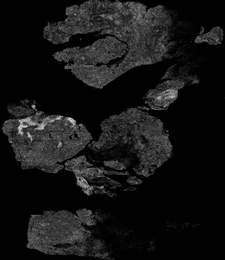
%> input picture data/tile.png, 225 x 260 px, shrunk from 526 x 608 before the run
$ octave main.m   (GNU Octave 9; MATLAB toolbox functions it lacks are replaced by stand-ins)
%> lines starting %> are read from the running program, lines starting %| are printed output that depends on the picture; in (x1, y1, x2, y2) boxes, pixels count from 0 and x2, y2 are one past the last pixel; in counts of white or black regions, pixels touching at a corner belong together; the program's own positions count from 1
### anomaly_detection.m
function [P, J] = anomaly_detection(filepath,  autoSeed, thresVal, seedThresh, minArea,maxAreaRatio, imgscale, maxDist, tfMean, tfFillHoles, tfSimplify)
%> called with filepath = './data/tile.png', autoSeed = true, thresVal = 40, seedThresh = [20 230], minArea = 10

% Syntax:
%   P = anomaly_detection(filepath);
%   P = anomaly_detection(filepath, ridgetag, autoSeed)
%   P = anomaly_detection(..., thresVal, seedThresh, minArea, maxAreaRatio, maxDist, tfMean, tfFillHoles, tfSimpl)
%   [P, J] = anomaly_detection(...);
%
% Inputs:
%     filepath: Path of the intensity image
%     autoSeed: Boolean to indicate whether automate the seeding process {true}
%     thresVal: Absolute threshold level to be included     {5% of max-min}
%   seedThresh: [low, high] low and high bounds used to select seeds for
%               low density and high density areas
%      minArea: Absolute threshold to rule out small regions
% maxAreaRatio: Relative threshold to rule out background/irrelevant
% regions
%     imgscale: downsampling for quick computation               {1.0}
%      maxDist: Maximum distance to the initial position in [px]      {Inf}
%       tfMean: Updates the initial value to the region mean (slow) {false}
%  tfFillHoles: Fills enclosed holes in the binary mask              {true}
%   tfSimplify: Reduces the number of vertices {true, if dpsimplify exists}
%
% Outputs:
%   P: VxN array (with V number of vertices, N number of dimensions)
%      P is the enclosing polygon for all associated pixel/voxel
%   J: Binary mask (with the same size as the input image) indicating
%      1 (true) for associated pixel/voxel and 0 (false) for outside
%
% Requirements:
%   TheMathWorks Image Processing Toolbox for bwboundaries() and axes2pix()
%   Optional: Line Simplification by Wolfgang Schwanghart to reduce the
%             number of polygon vertices (see the MATLAB FileExchange)
%
% Remarks:
%   The queue is not preallocated and the region mean computation is slow.
%   I haven't implemented a preallocation nor a queue counter yet for the
%   sake of clarity, however this would be of course more efficient.
%
% Adapted from Region growing algorithm for intensity images
% contact: kai.wang.magic@gmail.com


% input arguments checking and default values
if nargin > 11
    error('Wrong number of input arguments!')
end

if ~exist('filepath', 'var')
    error('Please specify image file path!')
end

if ~exist('autoSeed', 'var')
    autoSeed= true;
end

if ~exist('seedThresh', 'var')
    seedThresh= [20, 200];
end

if ~exist('minArea', 'var')
    minArea= 10;
end

if ~exist('maxAreaRatio', 'var')
    maxAreaRatio= 0.15;
end

if ~exist('maxDist', 'var') || isempty(maxDist)
    maxDist = Inf;
end

if ~exist('tfMean', 'var') || isempty(tfMean)
    tfMean = false;
end

if ~exist('tfFillHoles', 'var')
    tfFillHoles = true;
end

if ~exist('imgscale', 'var')
    imgscale = 1.0;
end

I= imread(filepath);
%> I is the input picture: size 260x225x3 uint8; min 0, max 217, mean 20.5
I = imresize(I(:,:,1),imgscale); %downsize the image if you want a quick result
%> I: size 260x225 uint8


%% reinforce the edge and smooth the image
Itarget = imadjust(I);
Itarget = ordfilt2(Itarget,1,ones(3,3)); %3-by-3 minimum filter
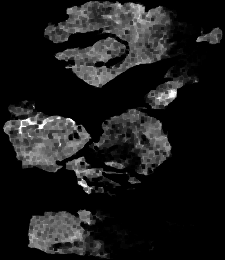
%> Itarget: size 260x225 uint8; min 0, max 255, mean 27.4
Itarget = ordfilt2(Itarget,9,ones(3,3)); %3-by-3 maximum filter
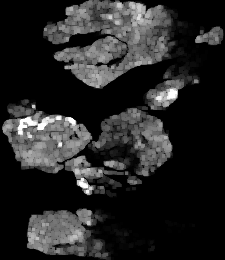
%> Itarget: size 260x225 uint8; min 0, max 255, mean 38.3
Itarget = imclose(Itarget, ones(5));
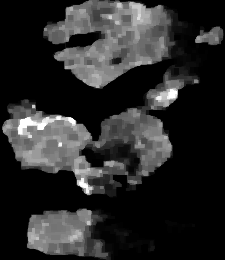
%> Itarget: size 260x225 uint8; min 0, max 255, mean 42
cIM= Itarget;

nseed = 3;              % number of interative seed points
figure, imshow(I, [0 255]), hold all


%% initialize seed points
himage = findobj('Type', 'image');
if isempty(himage)
    himage = imshow(I, []);
end

if autoSeed == false
    % graphical user input for the initial position
    p = ginput(nseed);

    % get the pixel position concerning to the current axes coordinates
    for i=1:nseed
          initPos(i, 1) = round(axes2pix(size(cIM, 2), get(himage, 'XData'), p(i,2)));
          initPos(i, 2) = round(axes2pix(size(cIM, 1), get(himage, 'YData'), p(i,1)));
    end
else
    %automatic seeding
    seedMat= cIM> seedThresh(2);
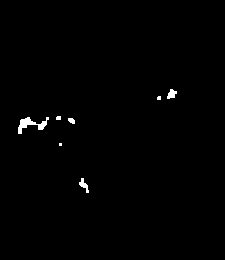
%> seedMat: size 260x225 logical; 0.7% white; 7 white regions (3 under 20 px), largest, box (x1, y1, x2, y2) and area: (18, 117, 49, 134) 208, (79, 178, 89, 193) 65, (167, 89, 177, 99) 64, (68, 118, 75, 124) 32
    seedMat= seedMat | (cIM< seedThresh(1)& cIM >0);
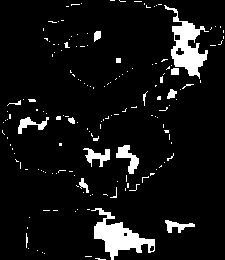
%> seedMat: size 260x225 logical; 7.6% white; 164 white regions (146 under 20 px), largest, box (x1, y1, x2, y2) and area: (91, 208, 155, 260) 1281, (164, 5, 209, 79) 1245, (116, 145, 139, 174) 294

    [initPos(:,1), initPos(:,2)]= find(cIM>seedThresh(2));
    [t1, t2]=find(cIM<seedThresh(1));
%> t1 = 36473 values from 1 to 260; t2 = 36473 values from 1 to 225
    initPos(end+1:end+size(t1,1),:)=[t1, t2];
    nseed= size(initPos,1);
%> nseed = 36885
end

if ~exist('thresVal', 'var') || isempty(thresVal)
    thresVal = double((max(cIM(:)) - min(cIM(:)))) * 0.05;
end


if isequal(ndims(cIM), 2)
    initPos(:,3) = 1;
elseif isequal(ndims(cIM),1) || ndims(cIM) > 3
    error('There are only 2D images and 3D image sets allowed!')
end

[nRow, nCol, nSli] = size(cIM);
%> nRow = 260; nCol = 225; nSli = 1
imSize= nRow*nCol;
%> imSize = 58500
if any(initPos(:) < 1) || any(initPos(:,1) > nRow) || any(initPos(:,2) > nCol)
    error('Initial position out of bounds, please try again!')
end

if thresVal < 0 || maxDist < 0
    error('Threshold and maximum distance values must be positive!')
end

if ~isempty(which('dpsimplify.m'))
    if ~exist('tfSimplify', 'var')
        tfSimplify = true;
    end
    simplifyTolerance = 1;
else
    tfSimplify = false;
end

for iter= 1:nseed
    % check if this seed already was examined
    if seedMat(initPos(iter,1), initPos(iter,2))==0
        continue;
    end
    % initial pixel value
    regVal = double(cIM(initPos(iter,1), initPos(iter,2), initPos(iter,3)));

    % text output with initial parameters
    disp(['RegionGrowing Opening: Initial position (' num2str(initPos(iter,1))...
          '|' num2str(initPos(iter,2)) '|' num2str(initPos(iter,3)) ') with '...
          num2str(regVal) ' as initial pixel value!'])

    % preallocate array
    J = false(nRow, nCol, nSli);

    % add the initial pixel to the queue
    queue = [initPos(iter,1), initPos(iter,2), initPos(iter,3)];


    %%% START OF REGION GROWING ALGORITHM
    while size(queue, 1)
      % the first queue position determines the new values
      xv = queue(1,1);
      yv = queue(1,2);
      zv = queue(1,3);

      % .. and delete the first queue position
      queue(1,:) = [];

      % check the neighbors for the current position
      for i = -1:1
        for j = -1:1
          for k = -1:1

            if xv+i > 0  &&  xv+i <= nRow &&...          % within the x-bounds?
               yv+j > 0  &&  yv+j <= nCol &&...          % within the y-bounds?
               zv+k > 0  &&  zv+k <= nSli &&...          % within the z-bounds?
               any([i, j, k])       &&...      % i/j/k of (0/0/0) is redundant!
               ~J(xv+i, yv+j, zv+k) &&...          % pixelposition already set?
               sqrt( (xv+i-initPos(iter,1))^2 +...
                     (yv+j-initPos(iter,2))^2 +...
                     (zv+k-initPos(iter,3))^2 ) < maxDist &&...   % within distance?
               cIM(xv+i, yv+j, zv+k) <= (regVal + thresVal) &&...% within range
               cIM(xv+i, yv+j, zv+k) >= (regVal - thresVal) % of the threshold?

               % current pixel is true, if all properties are fullfilled
               J(xv+i, yv+j, zv+k) = true;
               seedMat(xv+i, yv+j, zv+k)= 0;
               % add the current pixel to the computation queue (recursive)
               queue(end+1,:) = [xv+i, yv+j, zv+k];

               if tfMean
                   regVal = mean(mean(cIM(J > 0))); % --> slow!
               end

            end
          end
        end
      end
    end
    %%% END OF REGION GROWING ALGORITHM


    % loop through each slice, fill holes and extract the polygon vertices
    P = [];
    for cSli = 1:nSli
        if ~any(J(:,:,cSli))
            continue
        end

        % use bwboundaries() to extract the enclosing polygon
        if tfFillHoles
            % fill the holes inside the mask
            J(:,:,cSli) = imfill(J(:,:,cSli), 'holes');
            B = bwboundaries(J(:,:,cSli), 8, 'noholes');
        else
            B = bwboundaries(J(:,:,cSli));
        end

        newVertices = [B{1}(:,2), B{1}(:,1)];

        % simplify the polygon via Line Simplification
        if tfSimplify
            newVertices = dpsimplify(newVertices, simplifyTolerance);
        end

        % number of new vertices to be added
        nNew = size(newVertices, 1);

        % append the new vertices to the existing polygon matrix
        if isequal(nSli, 1) % 2D
            P(end+1:end+nNew, :) = newVertices;
        else                % 3D
            P(end+1:end+nNew, :) = [newVertices, repmat(cSli, nNew, 1)];
        end
    end

    % text output with final number of vertices
    disp(['RegionGrowing Ending: Found ' num2str(length(find(J)))...
          ' pixels within the threshold range (' num2str(size(P, 1))...
          ' polygon vertices)!']);

    % rule out small regions and background or normal parts
    if length(find(J))< imSize*maxAreaRatio && length(find(J))> minArea
        plot(P(:,1), P(:,2), 'LineWidth', 2)
    end
end
%> this loop made 36885 passes
%| RegionGrowing Opening: Initial position (128|19|1) with 255 as initial pixel value!
%| RegionGrowing Ending: Found 289 pixels within the threshold range (118 polygon vertices)!
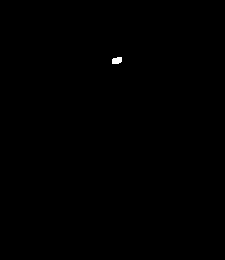
%> J: size 260x225 logical; 0.1% white; 1 white region, box (x1, y1, x2, y2) and area: (112, 57, 122, 64) 60
%> seedMat: size 260x225 logical; 7.61% of pixels changed, all inside (x1, y1, x2, y2) = (2, 0, 224, 260)
%> after the loop, B = 1 item; P = 27 rows, first 12: [113 60; 114 59; 115 59; 116 59; 117 59; 118 58; 119 58; 120 58; 121 58; 122 58; 122 59; 122 60]

### main.m
clear all; close all; clc;
warning off all;

filename = 'tile.png';
filepath = './data/';
readfile = strcat(filepath,filename);

% set the fourth parameter seedThresh to [0, *] to detect only over-density
% or [*, 255] to detect only under-density.
% for different images, the same image with different resolution, the
% parameters thresVal, seedThresh, minArea, maxAreaRatio may need to be
% adjusted to get optimal results
anomaly_detection(readfile, true, 40, [20,230], 10);
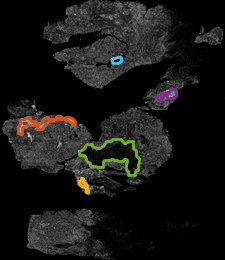
%> figure redrawn from the program's plot data

$ run again, with data/dilate.png copied over data/tile.png
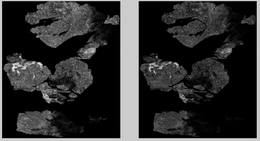
%> input picture data/dilate.png, 260 x 141 px, shrunk from 1113 x 604 before the run
%> in anomaly_detection, I is the input picture: size 141x260x3 uint8; mean R, G, B 47.5, 47.5, 47.5
%> I: size 141x260 uint8
%> in anomaly_detection, `seedMat= seedMat | (cIM< seedThresh(1)& cIM >0);`:
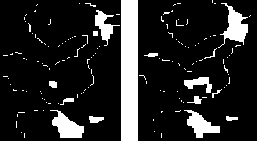
%> seedMat: size 141x260 logical; 15.7% white; 143 white regions (127 under 20 px), largest, box (x1, y1, x2, y2) and area: (121, 0, 138, 141) 2397, (218, 3, 248, 48) 570, (50, 110, 84, 138) 514
%> t1 = 19420 values from 1 to 138; t2 = 19420 values from 4 to 256
%> nseed = 22240
%> the loop in anomaly_detection, `for iter= 1:nseed` made 22240 passes
%> (printed output is left out)
%> after the loop in anomaly_detection, `for iter= 1:nseed`: B = 1 item; P = 101 rows, first 12: [176 22; 177 21; 177 20; 178 20; 179 20; 180 20; 181 20; 182 20; 183 20; 184 20; 185 19; 185 18]
%> `anomaly_detection(readfile, true, 40, [20,230], 10);`:
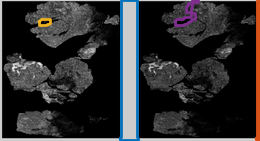
%> figure redrawn from the program's plot data
